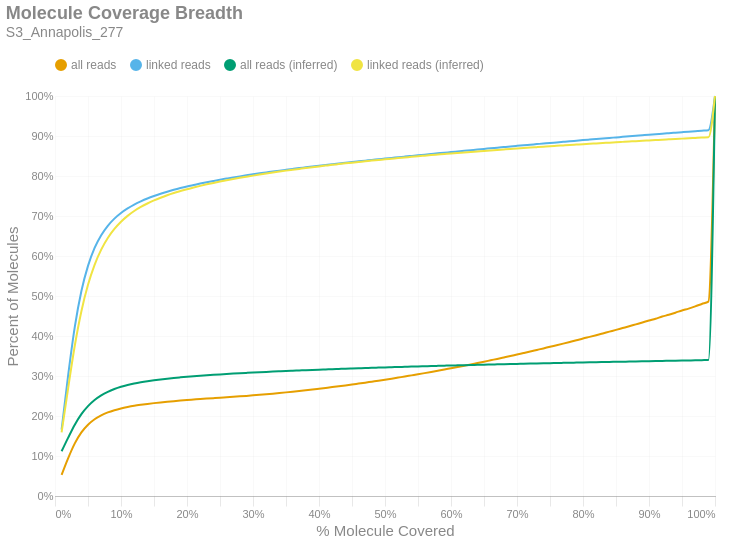

The notebook cell saved with this chart:
### Markdown cell above
### Molecule Read Coverage
This chart shows molecule coverage breadth as computed by the number of bases aligned to that molecule. In other words, "*how much of each unique long molecule is actually sequenced/aligned?*" Keep in mind there is a distinction between sequences and alignments, since some sequences belonging to a particular molecule may not align well and wouldn't appear in the alignment data. This chart also shows molecule coverage breadth as computed by the *inferred fragment* from which the aligned sequences originate. Unlike read coverage, this calculation takes into account the total insert size, including unsequenced gaps between the forward and reverse reads. Like the previous figures, these are cumulative percents.

### Code cell
if SKIPLR:
    print_html(f"Skipped")
else:
    binned_df = consolidated_hist(valids['coverage_bp'], mask, 0.01, True)
    binned_df_inf = consolidated_hist(valids['coverage_inserts'], mask, 0.01, True)
    binned_df = binned_df.with_columns(pl.lit(binned_df_inf['all reads (cumsum)']).alias('all reads (inferred)'))
    binned_df = binned_df.with_columns(pl.lit(binned_df_inf['linked reads (cumsum)']).alias('linked reads (inferred)'))
    binned_df = binned_df.with_columns(
        (pl.col('bin').cast(pl.Float64) + 0.01).alias('right_edge')
    )

    with SafeRender(binned_df):
        (
            density_plot(binned_df, 'Molecule Coverage Breadth', samplename, 'molcov', ['all reads (inferred)','linked reads (inferred)'])
            .encode(
                #x=alt.X('bin:Q', title="% Molecule Covered").axis(format = '%').scale(padding=0),
                x=alt.X('right_edge:Q', title="% Molecule Covered").axis(format='%').scale(padding=0),
                y=alt.Y('value:Q', title='Percent of Molecules')
                    .axis(format='%')
                    .stack(False)
                    .scale(domainMin=0, padding=0),
                color=alt.Color("key:N").scale(domain = ["all reads", "linked reads", "all reads (inferred)", "linked reads (inferred)"]),
                tooltip = [
                    alt.Tooltip("key:N", title = "Data Type"),
                    alt.Tooltip("range_label:N", title="% Molecule Covered"),
                    alt.Tooltip("value:Q", format = ".2%", title="% Molecules")
                ]
            )
        ).display()

### Figure 1 — Vega-Lite specification as saved in the notebook (floating-point values rounded to 4 significant figures)
{"width": "container", "height": 400, "config": {"title": {"anchor": "start", "dy": -15, "fontSize": 18, "color": "#888888", "subtitleColor": "#888888", "subtitleFontSize": 14}, "arc": {"fill": "#0072B2"}, "axis": {"domainColor": "#888888", "domainWidth": 0.5, "gridWidth": 0.2, "grid": false, "titleFontWeight": 400, "titleFontSize": 15, "labelFontSize": 11, "labelColor": "#888888", "tickColor": "#888888", "tickWidth": 0.2, "titleColor": "#888888"}, "axisBand": {"grid": false}, "axisX": {"grid": true, "tickSize": 10, "domainCap": "round"}, "axisY": {"domain": false, "grid": true, "tickSize": 0, "domainCap": "round"}, "background": "transparent", "header": {"labelFontSize": 15, "labelColor": "#888888", "titleFontSize": 15, "titleFontWeight": 600, "titleColor": "#888888"}, "legend": {"labelFont": "sans-serif", "labelFontSize": 12, "labelColor": "#888888", "symbolSize": 100, "symbolType": "circle", "titleFontSize": 12, "titlePadding": 10, "titleColor": "#888888", "title": null, "orient": "top"}, "range": {"category": ["#E69F00", "#56B4E9", "#009E73", "#F0E442", "#0072B2", "#D55E00", "#CC79A7", "#000000"], "diverging": ["#cfe8f3", "#a2d4ec", "#73bfe2", "#46abdb", "#1696d2", "#12719e"]}, "area": {"fill": "#0072B2", "fillOpacity": 0.7, "line": true, "strokeOpacity": 0.7}, "line": {"color": "#0072B2", "stroke": "#0072B2", "strokeWidth": 2}, "trail": {"color": "#0072B2", "stroke": "#0072B2", "strokeWidth": 0, "size": 1}, "point": {"filled": true, "fillOpacity": 1.0, "size": 95}, "text": {"color": "#888888", "fontSize": 11, "align": "right", "fontWeight": 400, "size": 11}, "bar": {"fill": "#0072B2", "stroke": null}, "view": {"stroke": null, "continuousWidth": 660, "continuousHeight": 400}}, "data": {"name": "data-c5115d61b3c4d6693804183d7e1103d3"}, "mark": {"type": "line", "interpolate": "monotone", "point": {"opacity": 0, "size": 275}}, "encoding": {"color": {"field": "key", "scale": {"domain": ["all reads", "linked reads", "all reads (inferred)", "linked reads (inferred)"]}, "type": "nominal"}, "tooltip": [{"field": "key", "title": "Data Type", "type": "nominal"}, {"field": "range_label", "title": "% Molecule Covered", "type": "nominal"}, {"field": "value", "format": ".2%", "title": "% Molecules", "type": "quantitative"}], "x": {"axis": {"format": "%"}, "field": "right_edge", "scale": {"padding": 0}, "title": "% Molecule Covered", "type": "quantitative"}, "y": {"axis": {"format": "%"}, "field": "value", "scale": {"domainMin": 0, "padding": 0}, "stack": false, "title": "Percent of Molecules", "type": "quantitative"}}, "params": [{"name": "param_c36ac31b6afebe62", "select": {"type": "point", "fields": ["key"]}, "bind": "legend"}], "title": {"text": "Molecule Coverage Breadth", "subtitle": "S3_Annapolis_277"}, "transform": [{"fold": ["all reads (cumsum)", "linked reads (cumsum)", "all reads (inferred)", "linked reads (inferred)"]}, {"calculate": "replace(datum.key, ' (cumsum)', '')", "as": "key"}, {"filter": {"param": "param_c36ac31b6afebe62"}}], "usermeta": {"embedOptions": {"downloadFileName": "S3_Annapolis_277.molcov"}}, "$schema": "https://vega.github.io/schema/vega-lite/v6.1.0.json", "datasets": {"data-c5115d61b3c4d6693804183d7e1103d3": [{"bin": "0.0", "interval": "0.0-0.01", "all reads": 0.05272, "linked reads": 0.1659, "all reads (cumsum)": 0.05272, "linked reads (cumsum)": 0.1659, "range_label": "0.0-0.01", "all reads (inferred)": 0.1118, "linked reads (inferred)": 0.1591, "right_edge": 0.01}, {"bin": "0.01", "interval": "0.01-0.02", "all reads": 0.04205, "linked reads": 0.1369, "all reads (cumsum)": 0.09477, "linked reads (cumsum)": 0.3028, "range_label": "0.01-0.02", "all reads (inferred)": 0.146, "linked reads (inferred)": 0.2706, "right_edge": 0.02}, {"bin": "0.02", "interval": "0.02-0.03", "all reads": 0.03677, "linked reads": 0.1201, "all reads (cumsum)": 0.1315, "linked reads (cumsum)": 0.4229, "range_label": "0.02-0.03", "all reads (inferred)": 0.1783, "linked reads (inferred)": 0.3761, "right_edge": 0.03}, {"bin": "0.03", "interval": "0.03-0.04", "all reads": 0.02742, "linked reads": 0.08957, "all reads (cumsum)": 0.159, "linked reads (cumsum)": 0.5124, "range_label": "0.03-0.04", "all reads (inferred)": 0.2046, "linked reads (inferred)": 0.4621, "right_edge": 0.04}, {"bin": "0.04", "interval": "0.04-0.05", "all reads": 0.01926, "linked reads": 0.06282, "all reads (cumsum)": 0.1782, "linked reads (cumsum)": 0.5753, "range_label": "0.04-0.05", "all reads (inferred)": 0.2247, "linked reads (inferred)": 0.5279, "right_edge": 0.05}, {"bin": "0.05", "interval": "0.05-0.06", "all reads": 0.01376, "linked reads": 0.04482, "all reads (cumsum)": 0.192, "linked reads (cumsum)": 0.6201, "range_label": "0.05-0.06", "all reads (inferred)": 0.24, "linked reads (inferred)": 0.5779, "right_edge": 0.06}, {"bin": "0.06", "interval": "0.06-0.07", "all reads": 0.009791, "linked reads": 0.03183, "all reads (cumsum)": 0.2018, "linked reads (cumsum)": 0.6519, "range_label": "0.06-0.07", "all reads (inferred)": 0.2516, "linked reads (inferred)": 0.6159, "right_edge": 0.07}, {"bin": "0.07", "interval": "0.07-0.08", "all reads": 0.007261, "linked reads": 0.02356, "all reads (cumsum)": 0.209, "linked reads (cumsum)": 0.6755, "range_label": "0.07-0.08", "all reads (inferred)": 0.2605, "linked reads (inferred)": 0.645, "right_edge": 0.08}, {"bin": "0.08", "interval": "0.08-0.09", "all reads": 0.005538, "linked reads": 0.01792, "all reads (cumsum)": 0.2146, "linked reads (cumsum)": 0.6934, "range_label": "0.08-0.09", "all reads (inferred)": 0.2675, "linked reads (inferred)": 0.6677, "right_edge": 0.09}, {"bin": "0.09", "interval": "0.09-0.1", "all reads": 0.004384, "linked reads": 0.01414, "all reads (cumsum)": 0.2189, "linked reads (cumsum)": 0.7075, "range_label": "0.09-0.1", "all reads (inferred)": 0.273, "linked reads (inferred)": 0.6858, "right_edge": 0.1}, {"bin": "0.1", "interval": "0.1-0.11", "all reads": 0.003538, "linked reads": 0.01139, "all reads (cumsum)": 0.2225, "linked reads (cumsum)": 0.7189, "range_label": "0.1-0.11", "all reads (inferred)": 0.2775, "linked reads (inferred)": 0.7004, "right_edge": 0.11}, {"bin": "0.11", "interval": "0.11-0.12", "all reads": 0.003017, "linked reads": 0.009657, "all reads (cumsum)": 0.2255, "linked reads (cumsum)": 0.7286, "range_label": "0.11-0.12", "all reads (inferred)": 0.2812, "linked reads (inferred)": 0.7125, "right_edge": 0.12}, {"bin": "0.12", "interval": "0.12-0.13", "all reads": 0.002492, "linked reads": 0.007974, "all reads (cumsum)": 0.228, "linked reads (cumsum)": 0.7366, "range_label": "0.12-0.13", "all reads (inferred)": 0.2843, "linked reads (inferred)": 0.7226, "right_edge": 0.13}, {"bin": "0.13", "interval": "0.13-0.14", "all reads": 0.002239, "linked reads": 0.00714, "all reads (cumsum)": 0.2302, "linked reads (cumsum)": 0.7437, "range_label": "0.13-0.14", "all reads (inferred)": 0.287, "linked reads (inferred)": 0.7313, "right_edge": 0.14}, {"bin": "0.14", "interval": "0.14-0.15", "all reads": 0.001967, "linked reads": 0.006233, "all reads (cumsum)": 0.2322, "linked reads (cumsum)": 0.7499, "range_label": "0.14-0.15", "all reads (inferred)": 0.2894, "linked reads (inferred)": 0.739, "right_edge": 0.15}, {"bin": "0.15", "interval": "0.15-0.16", "all reads": 0.001783, "linked reads": 0.00561, "all reads (cumsum)": 0.234, "linked reads (cumsum)": 0.7555, "range_label": "0.15-0.16", "all reads (inferred)": 0.2915, "linked reads (inferred)": 0.7457, "right_edge": 0.16}, {"bin": "0.16", "interval": "0.16-0.17", "all reads": 0.001652, "linked reads": 0.005143, "all reads (cumsum)": 0.2356, "linked reads (cumsum)": 0.7607, "range_label": "0.16-0.17", "all reads (inferred)": 0.2934, "linked reads (inferred)": 0.7519, "right_edge": 0.17}, {"bin": "0.17", "interval": "0.17-0.18", "all reads": 0.00153, "linked reads": 0.004731, "all reads (cumsum)": 0.2372, "linked reads (cumsum)": 0.7654, "range_label": "0.17-0.18", "all reads (inferred)": 0.2951, "linked reads (inferred)": 0.7574, "right_edge": 0.18}, {"bin": "0.18", "interval": "0.18-0.19", "all reads": 0.001432, "linked reads": 0.004368, "all reads (cumsum)": 0.2386, "linked reads (cumsum)": 0.7698, "range_label": "0.18-0.19", "all reads (inferred)": 0.2966, "linked reads (inferred)": 0.7623, "right_edge": 0.19}, {"bin": "0.19", "interval": "0.19-0.2", "all reads": 0.001344, "linked reads": 0.004039, "all reads (cumsum)": 0.2399, "linked reads (cumsum)": 0.7738, "range_label": "0.19-0.2", "all reads (inferred)": 0.2981, "linked reads (inferred)": 0.767, "right_edge": 0.2}, {"bin": "0.2", "interval": "0.2-0.21", "all reads": 0.001217, "linked reads": 0.003629, "all reads (cumsum)": 0.2412, "linked reads (cumsum)": 0.7775, "range_label": "0.2-0.21", "all reads (inferred)": 0.2994, "linked reads (inferred)": 0.7713, "right_edge": 0.21}, {"bin": "0.21", "interval": "0.21-0.22", "all reads": 0.001222, "linked reads": 0.003578, "all reads (cumsum)": 0.2424, "linked reads (cumsum)": 0.781, "range_label": "0.21-0.22", "all reads (inferred)": 0.3007, "linked reads (inferred)": 0.7754, "right_edge": 0.22}, {"bin": "0.22", "interval": "0.22-0.23", "all reads": 0.001164, "linked reads": 0.003337, "all reads (cumsum)": 0.2435, "linked reads (cumsum)": 0.7844, "range_label": "0.22-0.23", "all reads (inferred)": 0.3018, "linked reads (inferred)": 0.7791, "right_edge": 0.23}, {"bin": "0.23", "interval": "0.23-0.24", "all reads": 0.001139, "linked reads": 0.003219, "all reads (cumsum)": 0.2447, "linked reads (cumsum)": 0.7876, "range_label": "0.23-0.24", "all reads (inferred)": 0.303, "linked reads (inferred)": 0.7827, "right_edge": 0.24}, {"bin": "0.24", "interval": "0.24-0.25", "all reads": 0.001125, "linked reads": 0.003105, "all reads (cumsum)": 0.2458, "linked reads (cumsum)": 0.7907, "range_label": "0.24-0.25", "all reads (inferred)": 0.304, "linked reads (inferred)": 0.7861, "right_edge": 0.25}, {"bin": "0.25", "interval": "0.25-0.26", "all reads": 0.001057, "linked reads": 0.00286, "all reads (cumsum)": 0.2469, "linked reads (cumsum)": 0.7936, "range_label": "0.25-0.26", "all reads (inferred)": 0.305, "linked reads (inferred)": 0.7893, "right_edge": 0.26}, {"bin": "0.26", "interval": "0.26-0.27", "all reads": 0.001092, "linked reads": 0.002807, "all reads (cumsum)": 0.248, "linked reads (cumsum)": 0.7964, "range_label": "0.26-0.27", "all reads (inferred)": 0.306, "linked reads (inferred)": 0.7925, "right_edge": 0.27}, {"bin": "0.27", "interval": "0.27-0.28", "all reads": 0.001136, "linked reads": 0.002667, "all reads (cumsum)": 0.2491, "linked reads (cumsum)": 0.799, "range_label": "0.27-0.28", "all reads (inferred)": 0.3069, "linked reads (inferred)": 0.7954, "right_edge": 0.28}, {"bin": "0.28", "interval": "0.28-0.29", "all reads": 0.001201, "linked reads": 0.002575, "all reads (cumsum)": 0.2503, "linked reads (cumsum)": 0.8016, "range_label": "0.28-0.29", "all reads (inferred)": 0.3078, "linked reads (inferred)": 0.7982, "right_edge": 0.29}, {"bin": "0.29", "interval": "0.29-0.3", "all reads": 0.001298, "linked reads": 0.002554, "all reads (cumsum)": 0.2516, "linked reads (cumsum)": 0.8042, "range_label": "0.29-0.3", "all reads (inferred)": 0.3086, "linked reads (inferred)": 0.8009, "right_edge": 0.3}, {"bin": "0.3", "interval": "0.3-0.31", "all reads": 0.001366, "linked reads": 0.002444, "all reads (cumsum)": 0.253, "linked reads (cumsum)": 0.8066, "range_label": "0.3-0.31", "all reads (inferred)": 0.3095, "linked reads (inferred)": 0.8036, "right_edge": 0.31}, {"bin": "0.31", "interval": "0.31-0.32", "all reads": 0.00142, "linked reads": 0.002288, "all reads (cumsum)": 0.2544, "linked reads (cumsum)": 0.8089, "range_label": "0.31-0.32", "all reads (inferred)": 0.3103, "linked reads (inferred)": 0.8062, "right_edge": 0.32}, {"bin": "0.32", "interval": "0.32-0.33", "all reads": 0.001492, "linked reads": 0.002305, "all reads (cumsum)": 0.2559, "linked reads (cumsum)": 0.8112, "range_label": "0.32-0.33", "all reads (inferred)": 0.3111, "linked reads (inferred)": 0.8087, "right_edge": 0.33}, {"bin": "0.33", "interval": "0.33-0.34", "all reads": 0.001566, "linked reads": 0.00222, "all reads (cumsum)": 0.2574, "linked reads (cumsum)": 0.8134, "range_label": "0.33-0.34", "all reads (inferred)": 0.3118, "linked reads (inferred)": 0.8111, "right_edge": 0.34}, {"bin": "0.34", "interval": "0.34-0.35", "all reads": 0.001618, "linked reads": 0.002136, "all reads (cumsum)": 0.2591, "linked reads (cumsum)": 0.8156, "range_label": "0.34-0.35", "all reads (inferred)": 0.3125, "linked reads (inferred)": 0.8134, "right_edge": 0.35}, {"bin": "0.35", "interval": "0.35-0.36", "all reads": 0.001687, "linked reads": 0.002106, "all reads (cumsum)": 0.2607, "linked reads (cumsum)": 0.8177, "range_label": "0.35-0.36", "all reads (inferred)": 0.3132, "linked reads (inferred)": 0.8156, "right_edge": 0.36}, {"bin": "0.36", "interval": "0.36-0.37", "all reads": 0.001758, "linked reads": 0.002078, "all reads (cumsum)": 0.2625, "linked reads (cumsum)": 0.8197, "range_label": "0.36-0.37", "all reads (inferred)": 0.3139, "linked reads (inferred)": 0.8177, "right_edge": 0.37}, {"bin": "0.37", "interval": "0.37-0.38", "all reads": 0.001817, "linked reads": 0.002004, "all reads (cumsum)": 0.2643, "linked reads (cumsum)": 0.8217, "range_label": "0.37-0.38", "all reads (inferred)": 0.3146, "linked reads (inferred)": 0.8199, "right_edge": 0.38}, {"bin": "0.38", "interval": "0.38-0.39", "all reads": 0.001915, "linked reads": 0.002028, "all reads (cumsum)": 0.2662, "linked reads (cumsum)": 0.8238, "range_label": "0.38-0.39", "all reads (inferred)": 0.3153, "linked reads (inferred)": 0.822, "right_edge": 0.39}, {"bin": "0.39", "interval": "0.39-0.4", "all reads": 0.001996, "linked reads": 0.002026, "all reads (cumsum)": 0.2682, "linked reads (cumsum)": 0.8258, "range_label": "0.39-0.4", "all reads (inferred)": 0.3159, "linked reads (inferred)": 0.824, "right_edge": 0.4}, {"bin": "0.4", "interval": "0.4-0.41", "all reads": 0.002008, "linked reads": 0.001921, "all reads (cumsum)": 0.2702, "linked reads (cumsum)": 0.8277, "range_label": "0.4-0.41", "all reads (inferred)": 0.3165, "linked reads (inferred)": 0.826, "right_edge": 0.41}, {"bin": "0.41", "interval": "0.41-0.42", "all reads": 0.002015, "linked reads": 0.001842, "all reads (cumsum)": 0.2722, "linked reads (cumsum)": 0.8296, "range_label": "0.41-0.42", "all reads (inferred)": 0.3171, "linked reads (inferred)": 0.8279, "right_edge": 0.42}, {"bin": "0.42", "interval": "0.42-0.43", "all reads": 0.002104, "linked reads": 0.001806, "all reads (cumsum)": 0.2744, "linked reads (cumsum)": 0.8314, "range_label": "0.42-0.43", "all reads (inferred)": 0.3177, "linked reads (inferred)": 0.8298, "right_edge": 0.43}, {"bin": "0.43", "interval": "0.43-0.44", "all reads": 0.002167, "linked reads": 0.001775, "all reads (cumsum)": 0.2765, "linked reads (cumsum)": 0.8331, "range_label": "0.43-0.44", "all reads (inferred)": 0.3183, "linked reads (inferred)": 0.8316, "right_edge": 0.44}, {"bin": "0.44", "interval": "0.44-0.45", "all reads": 0.002239, "linked reads": 0.001782, "all reads (cumsum)": 0.2788, "linked reads (cumsum)": 0.8349, "range_label": "0.44-0.45", "all reads (inferred)": 0.3189, "linked reads (inferred)": 0.8334, "right_edge": 0.45}, {"bin": "0.45", "interval": "0.45-0.46", "all reads": 0.002307, "linked reads": 0.001725, "all reads (cumsum)": 0.2811, "linked reads (cumsum)": 0.8366, "range_label": "0.45-0.46", "all reads (inferred)": 0.3194, "linked reads (inferred)": 0.8351, "right_edge": 0.46}, {"bin": "0.46", "interval": "0.46-0.47", "all reads": 0.0023, "linked reads": 0.001711, "all reads (cumsum)": 0.2834, "linked reads (cumsum)": 0.8384, "range_label": "0.46-0.47", "all reads (inferred)": 0.3199, "linked reads (inferred)": 0.8368, "right_edge": 0.47}, {"bin": "0.47", "interval": "0.47-0.48", "all reads": 0.002458, "linked reads": 0.001757, "all reads (cumsum)": 0.2858, "linked reads (cumsum)": 0.8401, "range_label": "0.47-0.48", "all reads (inferred)": 0.3205, "linked reads (inferred)": 0.8385, "right_edge": 0.48}, {"bin": "0.48", "interval": "0.48-0.49", "all reads": 0.002395, "linked reads": 0.001646, "all reads (cumsum)": 0.2882, "linked reads (cumsum)": 0.8418, "range_label": "0.48-0.49", "all reads (inferred)": 0.321, "linked reads (inferred)": 0.8401, "right_edge": 0.49}, {"bin": "0.49", "interval": "0.49-0.5", "all reads": 0.002685, "linked reads": 0.00172, "all reads (cumsum)": 0.2909, "linked reads (cumsum)": 0.8435, "range_label": "0.49-0.5", "all reads (inferred)": 0.3215, "linked reads (inferred)": 0.8417, "right_edge": 0.5}, {"bin": "0.5", "interval": "0.5-0.51", "all reads": 0.002418, "linked reads": 0.001655, "all reads (cumsum)": 0.2933, "linked reads (cumsum)": 0.8451, "range_label": "0.5-0.51", "all reads (inferred)": 0.322, "linked reads (inferred)": 0.8433, "right_edge": 0.51}, {"bin": "0.51", "interval": "0.51-0.52", "all reads": 0.002733, "linked reads": 0.001716, "all reads (cumsum)": 0.2961, "linked reads (cumsum)": 0.8469, "range_label": "0.51-0.52", "all reads (inferred)": 0.3225, "linked reads (inferred)": 0.8449, "right_edge": 0.52}, {"bin": "0.52", "interval": "0.52-0.53", "all reads": 0.002694, "linked reads": 0.001659, "all reads (cumsum)": 0.2987, "linked reads (cumsum)": 0.8485, "range_label": "0.52-0.53", "all reads (inferred)": 0.323, "linked reads (inferred)": 0.8463, "right_edge": 0.53}, {"bin": "0.53", "interval": "0.53-0.54", "all reads": 0.002793, "linked reads": 0.001637, "all reads (cumsum)": 0.3015, "linked reads (cumsum)": 0.8501, "range_label": "0.53-0.54", "all reads (inferred)": 0.3235, "linked reads (inferred)": 0.8479, "right_edge": 0.54}, {"bin": "0.54", "interval": "0.54-0.55", "all reads": 0.002773, "linked reads": 0.001634, "all reads (cumsum)": 0.3043, "linked reads (cumsum)": 0.8518, "range_label": "0.54-0.55", "all reads (inferred)": 0.324, "linked reads (inferred)": 0.8494, "right_edge": 0.55}, {"bin": "0.55", "interval": "0.55-0.56", "all reads": 0.002907, "linked reads": 0.001622, "all reads (cumsum)": 0.3072, "linked reads (cumsum)": 0.8534, "range_label": "0.55-0.56", "all reads (inferred)": 0.3244, "linked reads (inferred)": 0.8508, "right_edge": 0.56}, {"bin": "0.56", "interval": "0.56-0.57", "all reads": 0.002938, "linked reads": 0.001611, "all reads (cumsum)": 0.3102, "linked reads (cumsum)": 0.855, "range_label": "0.56-0.57", "all reads (inferred)": 0.3249, "linked reads (inferred)": 0.8523, "right_edge": 0.57}, {"bin": "0.57", "interval": "0.57-0.58", "all reads": 0.002978, "linked reads": 0.001605, "all reads (cumsum)": 0.3131, "linked reads (cumsum)": 0.8566, "range_label": "0.57-0.58", "all reads (inferred)": 0.3254, "linked reads (inferred)": 0.8536, "right_edge": 0.58}, {"bin": "0.58", "interval": "0.58-0.59", "all reads": 0.003016, "linked reads": 0.001626, "all reads (cumsum)": 0.3162, "linked reads (cumsum)": 0.8582, "range_label": "0.58-0.59", "all reads (inferred)": 0.3258, "linked reads (inferred)": 0.855, "right_edge": 0.59}, {"bin": "0.59", "interval": "0.59-0.6", "all reads": 0.003137, "linked reads": 0.001555, "all reads (cumsum)": 0.3193, "linked reads (cumsum)": 0.8598, "range_label": "0.59-0.6", "all reads (inferred)": 0.3263, "linked reads (inferred)": 0.8564, "right_edge": 0.6}, {"bin": "0.6", "interval": "0.6-0.61", "all reads": 0.003068, "linked reads": 0.001606, "all reads (cumsum)": 0.3224, "linked reads (cumsum)": 0.8614, "range_label": "0.6-0.61", "all reads (inferred)": 0.3267, "linked reads (inferred)": 0.8577, "right_edge": 0.61}, {"bin": "0.61", "interval": "0.61-0.62", "all reads": 0.003321, "linked reads": 0.001605, "all reads (cumsum)": 0.3257, "linked reads (cumsum)": 0.863, "range_label": "0.61-0.62", "all reads (inferred)": 0.3271, "linked reads (inferred)": 0.859, "right_edge": 0.62}, {"bin": "0.62", "interval": "0.62-0.63", "all reads": 0.003294, "linked reads": 0.001584, "all reads (cumsum)": 0.329, "linked reads (cumsum)": 0.8646, "range_label": "0.62-0.63", "all reads (inferred)": 0.3275, "linked reads (inferred)": 0.8602, "right_edge": 0.63}, {"bin": "0.63", "interval": "0.63-0.64", "all reads": 0.003406, "linked reads": 0.001621, "all reads (cumsum)": 0.3324, "linked reads (cumsum)": 0.8662, "range_label": "0.63-0.64", "all reads (inferred)": 0.3279, "linked reads (inferred)": 0.8614, "right_edge": 0.64}, {"bin": "0.64", "interval": "0.64-0.65", "all reads": 0.00333, "linked reads": 0.001497, "all reads (cumsum)": 0.3357, "linked reads (cumsum)": 0.8677, "range_label": "0.64-0.65", "all reads (inferred)": 0.3283, "linked reads (inferred)": 0.8627, "right_edge": 0.65}, {"bin": "0.65", "interval": "0.65-0.66", "all reads": 0.003553, "linked reads": 0.001605, "all reads (cumsum)": 0.3393, "linked reads (cumsum)": 0.8693, "range_label": "0.65-0.66", "all reads (inferred)": 0.3287, "linked reads (inferred)": 0.864, "right_edge": 0.66}, {"bin": "0.66", "interval": "0.66-0.67", "all reads": 0.003498, "linked reads": 0.001485, "all reads (cumsum)": 0.3428, "linked reads (cumsum)": 0.8708, "range_label": "0.66-0.67", "all reads (inferred)": 0.3291, "linked reads (inferred)": 0.8652, "right_edge": 0.67}, {"bin": "0.67", "interval": "0.67-0.68", "all reads": 0.003577, "linked reads": 0.001547, "all reads (cumsum)": 0.3463, "linked reads (cumsum)": 0.8723, "range_label": "0.67-0.68", "all reads (inferred)": 0.3295, "linked reads (inferred)": 0.8663, "right_edge": 0.68}, {"bin": "0.68", "interval": "0.68-0.69", "all reads": 0.0036, "linked reads": 0.001542, "all reads (cumsum)": 0.3499, "linked reads (cumsum)": 0.8739, "range_label": "0.68-0.69", "all reads (inferred)": 0.3299, "linked reads (inferred)": 0.8675, "right_edge": 0.69}, {"bin": "0.69", "interval": "0.69-0.7", "all reads": 0.003784, "linked reads": 0.00149, "all reads (cumsum)": 0.3537, "linked reads (cumsum)": 0.8754, "range_label": "0.69-0.7", "all reads (inferred)": 0.3303, "linked reads (inferred)": 0.8687, "right_edge": 0.7}, {"bin": "0.7", "interval": "0.7-0.71", "all reads": 0.003689, "linked reads": 0.00147, "all reads (cumsum)": 0.3574, "linked reads (cumsum)": 0.8769, "range_label": "0.7-0.71", "all reads (inferred)": 0.3307, "linked reads (inferred)": 0.8699, "right_edge": 0.71}, {"bin": "0.71", "interval": "0.71-0.72", "all reads": 0.00376, "linked reads": 0.001445, "all reads (cumsum)": 0.3612, "linked reads (cumsum)": 0.8783, "range_label": "0.71-0.72", "all reads (inferred)": 0.331, "linked reads (inferred)": 0.871, "right_edge": 0.72}, {"bin": "0.72", "interval": "0.72-0.73", "all reads": 0.00392, "linked reads": 0.001452, "all reads (cumsum)": 0.3651, "linked reads (cumsum)": 0.8797, "range_label": "0.72-0.73", "all reads (inferred)": 0.3314, "linked reads (inferred)": 0.8721, "right_edge": 0.73}, {"bin": "0.73", "interval": "0.73-0.74", "all reads": 0.003902, "linked reads": 0.001445, "all reads (cumsum)": 0.369, "linked reads (cumsum)": 0.8812, "range_label": "0.73-0.74", "all reads (inferred)": 0.3318, "linked reads (inferred)": 0.8732, "right_edge": 0.74}, {"bin": "0.74", "interval": "0.74-0.75", "all reads": 0.004093, "linked reads": 0.001499, "all reads (cumsum)": 0.3731, "linked reads (cumsum)": 0.8827, "range_label": "0.74-0.75", "all reads (inferred)": 0.3321, "linked reads (inferred)": 0.8743, "right_edge": 0.75}, {"bin": "0.75", "interval": "0.75-0.76", "all reads": 0.003897, "linked reads": 0.001307, "all reads (cumsum)": 0.377, "linked reads (cumsum)": 0.884, "range_label": "0.75-0.76", "all reads (inferred)": 0.3325, "linked reads (inferred)": 0.8754, "right_edge": 0.76}, {"bin": "0.76", "interval": "0.76-0.77", "all reads": 0.004014, "linked reads": 0.001402, "all reads (cumsum)": 0.381, "linked reads (cumsum)": 0.8854, "range_label": "0.76-0.77", "all reads (inferred)": 0.3328, "linked reads (inferred)": 0.8764, "right_edge": 0.77}, {"bin": "0.77", "interval": "0.77-0.78", "all reads": 0.004081, "linked reads": 0.001413, "all reads (cumsum)": 0.3851, "linked reads (cumsum)": 0.8868, "range_label": "0.77-0.78", "all reads (inferred)": 0.3332, "linked reads (inferred)": 0.8775, "right_edge": 0.78}, {"bin": "0.78", "interval": "0.78-0.79", "all reads": 0.004198, "linked reads": 0.001482, "all reads (cumsum)": 0.3893, "linked reads (cumsum)": 0.8883, "range_label": "0.78-0.79", "all reads (inferred)": 0.3335, "linked reads (inferred)": 0.8785, "right_edge": 0.79}, {"bin": "0.79", "interval": "0.79-0.8", "all reads": 0.00449, "linked reads": 0.001479, "all reads (cumsum)": 0.3938, "linked reads (cumsum)": 0.8898, "range_label": "0.79-0.8", "all reads (inferred)": 0.3339, "linked reads (inferred)": 0.8795, "right_edge": 0.8}, {"bin": "0.8", "interval": "0.8-0.81", "all reads": 0.004103, "linked reads": 0.001339, "all reads (cumsum)": 0.3979, "linked reads (cumsum)": 0.8911, "range_label": "0.8-0.81", "all reads (inferred)": 0.3342, "linked reads (inferred)": 0.8805, "right_edge": 0.81}, {"bin": "0.81", "interval": "0.81-0.82", "all reads": 0.0042, "linked reads": 0.001305, "all reads (cumsum)": 0.4021, "linked reads (cumsum)": 0.8924, "range_label": "0.81-0.82", "all reads (inferred)": 0.3345, "linked reads (inferred)": 0.8815, "right_edge": 0.82}, {"bin": "0.82", "interval": "0.82-0.83", "all reads": 0.004389, "linked reads": 0.001349, "all reads (cumsum)": 0.4065, "linked reads (cumsum)": 0.8938, "range_label": "0.82-0.83", "all reads (inferred)": 0.3348, "linked reads (inferred)": 0.8825, "right_edge": 0.83}, {"bin": "0.83", "interval": "0.83-0.84", "all reads": 0.004445, "linked reads": 0.001418, "all reads (cumsum)": 0.4109, "linked reads (cumsum)": 0.8952, "range_label": "0.83-0.84", "all reads (inferred)": 0.3351, "linked reads (inferred)": 0.8834, "right_edge": 0.84}, {"bin": "0.84", "interval": "0.84-0.85", "all reads": 0.004393, "linked reads": 0.001304, "all reads (cumsum)": 0.4153, "linked reads (cumsum)": 0.8965, "range_label": "0.84-0.85", "all reads (inferred)": 0.3355, "linked reads (inferred)": 0.8844, "right_edge": 0.85}, {"bin": "0.85", "interval": "0.85-0.86", "all reads": 0.004561, "linked reads": 0.001345, "all reads (cumsum)": 0.4198, "linked reads (cumsum)": 0.8978, "range_label": "0.85-0.86", "all reads (inferred)": 0.3358, "linked reads (inferred)": 0.8853, "right_edge": 0.86}, {"bin": "0.86", "interval": "0.86-0.87", "all reads": 0.004549, "linked reads": 0.001321, "all reads (cumsum)": 0.4244, "linked reads (cumsum)": 0.8992, "range_label": "0.86-0.87", "all reads (inferred)": 0.3361, "linked reads (inferred)": 0.8862, "right_edge": 0.87}, {"bin": "0.87", "interval": "0.87-0.88", "all reads": 0.004713, "linked reads": 0.001339, "all reads (cumsum)": 0.4291, "linked reads (cumsum)": 0.9005, "range_label": "0.87-0.88", "all reads (inferred)": 0.3364, "linked reads (inferred)": 0.8871, "right_edge": 0.88}, {"bin": "0.88", "interval": "0.88-0.89", "all reads": 0.004696, "linked reads": 0.001345, "all reads (cumsum)": 0.4338, "linked reads (cumsum)": 0.9018, "range_label": "0.88-0.89", "all reads (inferred)": 0.3367, "linked reads (inferred)": 0.8881, "right_edge": 0.89}, {"bin": "0.89", "interval": "0.89-0.9", "all reads": 0.004877, "linked reads": 0.001336, "all reads (cumsum)": 0.4387, "linked reads (cumsum)": 0.9032, "range_label": "0.89-0.9", "all reads (inferred)": 0.337, "linked reads (inferred)": 0.889, "right_edge": 0.9}, {"bin": "0.9", "interval": "0.9-0.91", "all reads": 0.00458, "linked reads": 0.001256, "all reads (cumsum)": 0.4433, "linked reads (cumsum)": 0.9044, "range_label": "0.9-0.91", "all reads (inferred)": 0.3373, "linked reads (inferred)": 0.8899, "right_edge": 0.91}, {"bin": "0.91", "interval": "0.91-0.92", "all reads": 0.005287, "linked reads": 0.001343, "all reads (cumsum)": 0.4486, "linked reads (cumsum)": 0.9058, "range_label": "0.91-0.92", "all reads (inferred)": 0.3377, "linked reads (inferred)": 0.8909, "right_edge": 0.92}, {"bin": "0.92", "interval": "0.92-0.93", "all reads": 0.004613, "linked reads": 0.001288, "all reads (cumsum)": 0.4532, "linked reads (cumsum)": 0.9071, "range_label": "0.92-0.93", "all reads (inferred)": 0.338, "linked reads (inferred)": 0.8917, "right_edge": 0.93}, {"bin": "0.93", "interval": "0.93-0.94", "all reads": 0.005074, "linked reads": 0.001276, "all reads (cumsum)": 0.4582, "linked reads (cumsum)": 0.9083, "range_label": "0.93-0.94", "all reads (inferred)": 0.3383, "linked reads (inferred)": 0.8926, "right_edge": 0.94}, {"bin": "0.94", "interval": "0.94-0.95", "all reads": 0.005569, "linked reads": 0.001275, "all reads (cumsum)": 0.4638, "linked reads (cumsum)": 0.9096, "range_label": "0.94-0.95", "all reads (inferred)": 0.3386, "linked reads (inferred)": 0.8934, "right_edge": 0.95}, {"bin": "0.95", "interval": "0.95-0.96", "all reads": 0.004736, "linked reads": 0.001264, "all reads (cumsum)": 0.4685, "linked reads (cumsum)": 0.9109, "range_label": "0.95-0.96", "all reads (inferred)": 0.3389, "linked reads (inferred)": 0.8943, "right_edge": 0.96}, {"bin": "0.96", "interval": "0.96-0.97", "all reads": 0.005518, "linked reads": 0.001223, "all reads (cumsum)": 0.4741, "linked reads (cumsum)": 0.9121, "range_label": "0.96-0.97", "all reads (inferred)": 0.3392, "linked reads (inferred)": 0.8952, "right_edge": 0.97}, {"bin": "0.97", "interval": "0.97-0.98", "all reads": 0.006095, "linked reads": 0.001191, "all reads (cumsum)": 0.4802, "linked reads (cumsum)": 0.9133, "range_label": "0.97-0.98", "all reads (inferred)": 0.3396, "linked reads (inferred)": 0.8961, "right_edge": 0.98}, {"bin": "0.98", "interval": "0.98-0.99", "all reads": 0.005822, "linked reads": 0.001315, "all reads (cumsum)": 0.486, "linked reads (cumsum)": 0.9146, "range_label": "0.98-0.99", "all reads (inferred)": 0.34, "linked reads (inferred)": 0.8967, "right_edge": 0.99}, {"bin": "0.99", "interval": "0.99-1.0", "all reads": 0.514, "linked reads": 0.08539, "all reads (cumsum)": 1.0, "linked reads (cumsum)": 1.0, "range_label": "0.99-1.0", "all reads (inferred)": 1.0, "linked reads (inferred)": 1.0, "right_edge": 1.0}]}}
